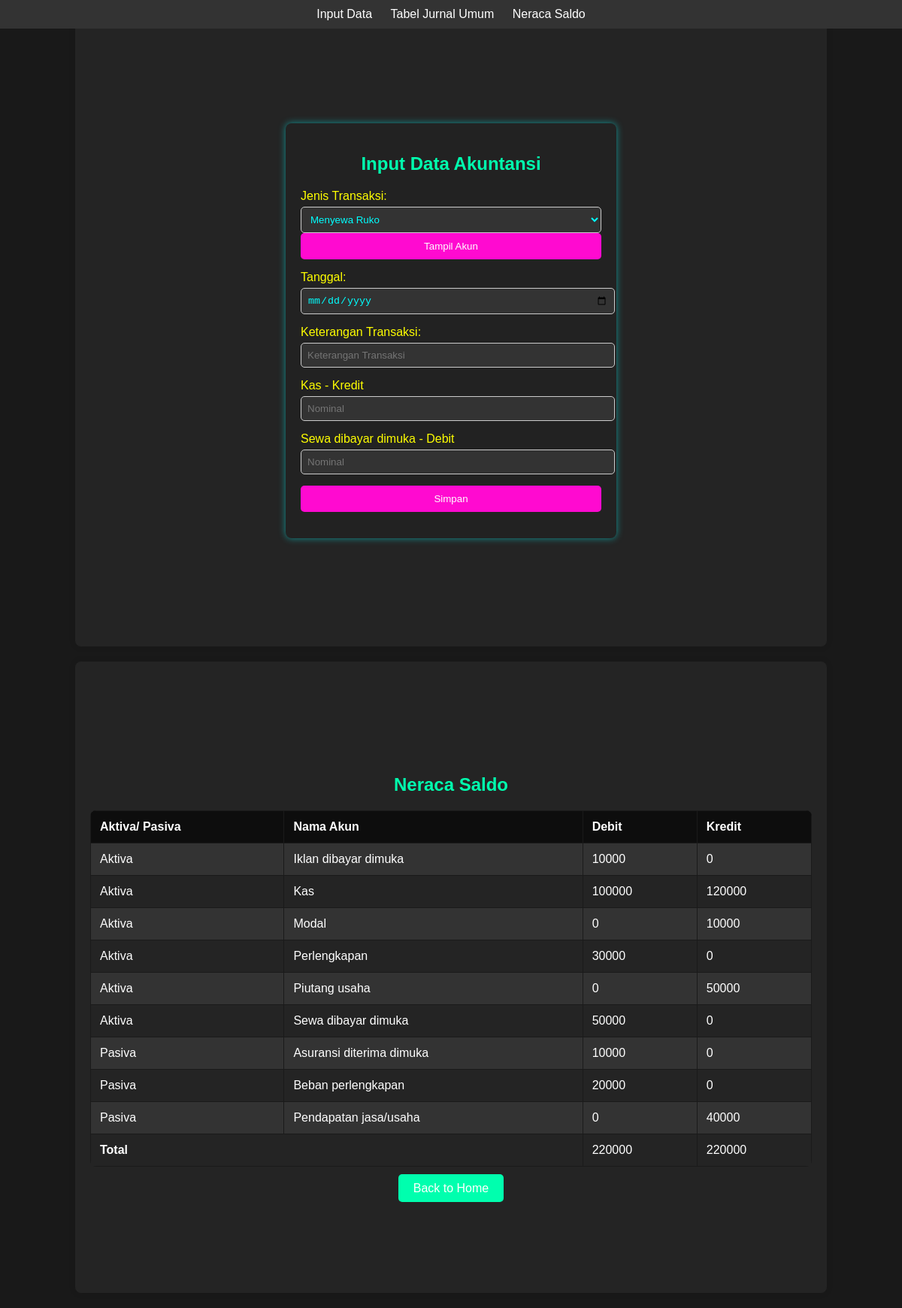
The app's page /index.php?jenis=R002 with its own data.
### tables this page shows
CREATE TABLE `detail_reaksi` (
  `id_reaksi` varchar(11) NOT NULL,
  `id_akun` varchar(11) NOT NULL,
  `debet_kredit` varchar(1) DEFAULT NULL
);

CREATE TABLE `t_akun` (
  `id_akun` varchar(100) NOT NULL,
  `nama_akun` varchar(100) NOT NULL,
  `aktiva_pasiva` enum('Aktiva','Pasiva') NOT NULL
);

### index.php (the view, shortened to what this page needs)
<?php
require_once 'dbconfig.php';
$accountsInfo = [];
$activitiesQuery = "SELECT id_reaksi, nama_reaksi FROM reaksi ORDER BY id_reaksi";
$activitiesResult = $conn->query($activitiesQuery);
if(isset($_GET['jenis'])) {
    $jenis = $conn->real_escape_string($_GET['jenis']);
    $accountsQuery = "SELECT t_akun.nama_akun, detail_reaksi.id_akun, detail_reaksi.debet_kredit FROM detail_reaksi
    JOIN t_akun ON detail_reaksi.id_akun = t_akun.id_akun
    WHERE detail_reaksi.id_reaksi = '$jenis'";;
    $accountsResult = $conn->query($accountsQuery);
    while ($account = $accountsResult->fetch_assoc()) {
        $accountsInfo[] = $account;
    }
}
?>
<!DOCTYPE html>
<html lang="en">
<head>
</head>
<body>
    <div class="navbar">
        <a href="index.php">Input Data</a>
        <a href="bukubesar.php">Tabel Jurnal Umum</a>
        <a href="aktiva_pasiva.php">Neraca Saldo</a>
    </div>
    <div class="container">
        <div class="form-container">
            <div class="form-header">
                <h2>Input Data Akuntansi</h2>
            </div>
            <form action="proses_input.php" method="post">
                <div class="form-row">
                    <label for="jenisAktivitas">Jenis Transaksi:</label>
                    <select id="jenisAktivitas" name="jenisAktivitas">
                        <?php while ($row = $activitiesResult->fetch_assoc()): ?>
                            <option value="<?php echo $row['id_reaksi']; ?>" <?php echo isset($_GET['jenis']) && $_GET['jenis'] === $row['id_reaksi'] ? 'selected' : ''; ?>>
                                <?php echo $row['nama_reaksi']; ?>
                            </option>
                        <?php endwhile; ?>
                    </select>
                    <input type="button" class="button-btn" value="Tampil Akun" onclick="showAccounts()">
                </div>
                <div class="form-row">
                    <label for="date">Tanggal:</label>
                    <input type="date" id="date" name="date" required>
                </div>
                <div class="form-row">
                    <label for="keteranganTrx">Keterangan Transaksi:</label>
                    <input type="text" id="keteranganTrx" name="keteranganTrx" placeholder="Keterangan Transaksi" required>
                </div>
                <?php foreach ($accountsInfo as $account): ?>
                    <div class="form-row">
                        <?php
                            $debetKredit = $account['debet_kredit'] === 'D' ? 'Debit' : 'Kredit';
                            echo "<label>{$account['nama_akun']} - {$debetKredit}</label>";
                        ?>
                        <input type="text" name="nilai[]" placeholder="Nominal" required>
                    </div>
                <?php endforeach; ?>
                <div class="form-row">
                    <button type="submit" class="submit-btn">Simpan</button>
                </div>
            </form>
        </div>
    </div>
    <!DOCTYPE html>
<html lang="en">
<head>
</head>
<body>
    <div class="container">
        <h2>Neraca Saldo</h2>
        <?php
        $conn = new mysqli('localhost', 'DraxO', 'DraxO130', 'tabel_transaksi');
        $sql = "SELECT
                    t_akun.aktiva_pasiva AS aktiva_pasiva,
                    t_akun.nama_akun AS nama_akun,
                    IFNULL(SUM(IF(t_trx_detail.d_k = 'D', t_trx_detail.nominal, 0)), 0) AS debit,
                    IFNULL(SUM(IF(t_trx_detail.d_k = 'K', t_trx_detail.nominal, 0)), 0) AS kredit
                FROM
                    t_akun
                LEFT JOIN
                    t_trx_detail ON t_akun.id_akun = t_trx_detail.id_akun
                LEFT JOIN
                    t_trx ON t_trx.id_trx = t_trx_detail.id_trx
                GROUP BY
                    t_akun.aktiva_pasiva, t_akun.nama_akun
                HAVING
                    debit != 0 OR kredit != 0";
        $result = $conn->query($sql);
        $total_debit = 0;
        $total_kredit = 0;
        if ($result->num_rows > 0) {
            echo "<table>";
            echo "<tr>
                    <th>Aktiva/ Pasiva</th>
                    <th>Nama Akun</th>
                    <th>Debit</th>
                    <th>Kredit</th>
                </tr>";
            while($row = $result->fetch_assoc()) {
                echo "<tr>";
                echo "<td>" . $row["aktiva_pasiva"] . "</td>";
                echo "<td>" . $row["nama_akun"] . "</td>";
                echo "<td>" . $row["debit"] . "</td>";
                echo "<td>" . $row["kredit"] . "</td>";
                echo "</tr>";
                $total_debit += $row["debit"];
                $total_kredit += $row["kredit"];
            }
            echo "<tr>
                    <td colspan='2'><strong>Total</strong></td>
                    <td>$total_debit</td>
                    <td>$total_kredit</td>
                </tr>";
            echo "</table>";
        } else {
            echo "<p>Tidak ada data yang ditemukan.</p>";
        }
        ?>
        <div class="back-btn">
            <a href="index.php">Back to Home</a>
        </div>
    </div>
</body>
</html>
</body>
</html>

### index.php (style rules this page uses)
body { margin: 0; font-family: Arial, sans-serif; background-color: #111; color: #fff; }
.container { display: flex; justify-content: center; align-items: center; min-height: 100vh; flex-direction: column; }
.navbar { background-color: #333; color: white; width: 100%; padding: 10px 0; text-align: center; position: fixed; top: 0; left: 0; }
.navbar a { color: white; text-decoration: none; margin: 0 10px; }
.form-container { background-color: #222; padding: 20px; border-radius: 8px; box-shadow: 0 0 10px rgba(0, 255, 255, 0.5); width: 400px; margin: 20px; }
.form-header { text-align: center; margin-bottom: 20px; color: #ff0; }
.form-row { margin-bottom: 15px; }
.form-row label { display: block; margin-bottom: 5px; color: #ff0; }
.form-row input[type="text"], .form-row input[type="date"], .form-row select { width: 100%; padding: 8px; border: 1px solid #ccc; border-radius: 5px; background-color: #333; color: #0ff; }
.button-btn, .submit-btn { background-color: #FF0AD0; color: #fff; padding: 10px 20px; border: none; border-radius: 5px; cursor: pointer; width: 100%; }
body { font-family: Arial, sans-serif; margin: 0; padding: 0; background-color: #191919; color: #ffffff; }
.container { width: 80%; margin: 20px auto; background-color: #242424; padding: 20px; border-radius: 8px; box-shadow: 0px 0px 10px 0px rgba(0,0,0,0.1); }
h2 { text-align: center; margin-bottom: 20px; color: #00ffae; }
table { width: 100%; border-collapse: collapse; border-radius: 8px; overflow: hidden; color: #ffffff; }
table th, table td { border: 1px solid #1a1a1a; padding: 12px; text-align: left; }
table th { background-color: #0d0d0d; }
table tr:nth-child(even) { background-color: #333333; }
.back-btn { display: block; text-align: center; margin-top: 20px; }
.back-btn a { color: #ffffff; text-decoration: none; background-color: #00ffae; padding: 10px 20px; border-radius: 5px; }

### records on screen
detail_reaksi: id_akun.nama_akun "Kas", debet_kredit "Kredit"
detail_reaksi: id_akun.nama_akun "Sewa dibayar dimuka", debet_kredit "Debit"

### other values on screen
$row["aktiva_pasiva"] "Aktiva"
$row["nama_akun"] "Iklan dibayar dimuka"
$row["debit"] "10000"
$row["kredit"] "0"
$row["nama_akun"] "Kas"
$row["debit"] "100000"
$row["kredit"] "120000"
$row["nama_akun"] "Modal"
$row["debit"] "0"
$row["kredit"] "10000"
$row["nama_akun"] "Perlengkapan"
$row["debit"] "30000"
$row["nama_akun"] "Piutang usaha"
$row["kredit"] "50000"
$row["nama_akun"] "Sewa dibayar dimuka"
